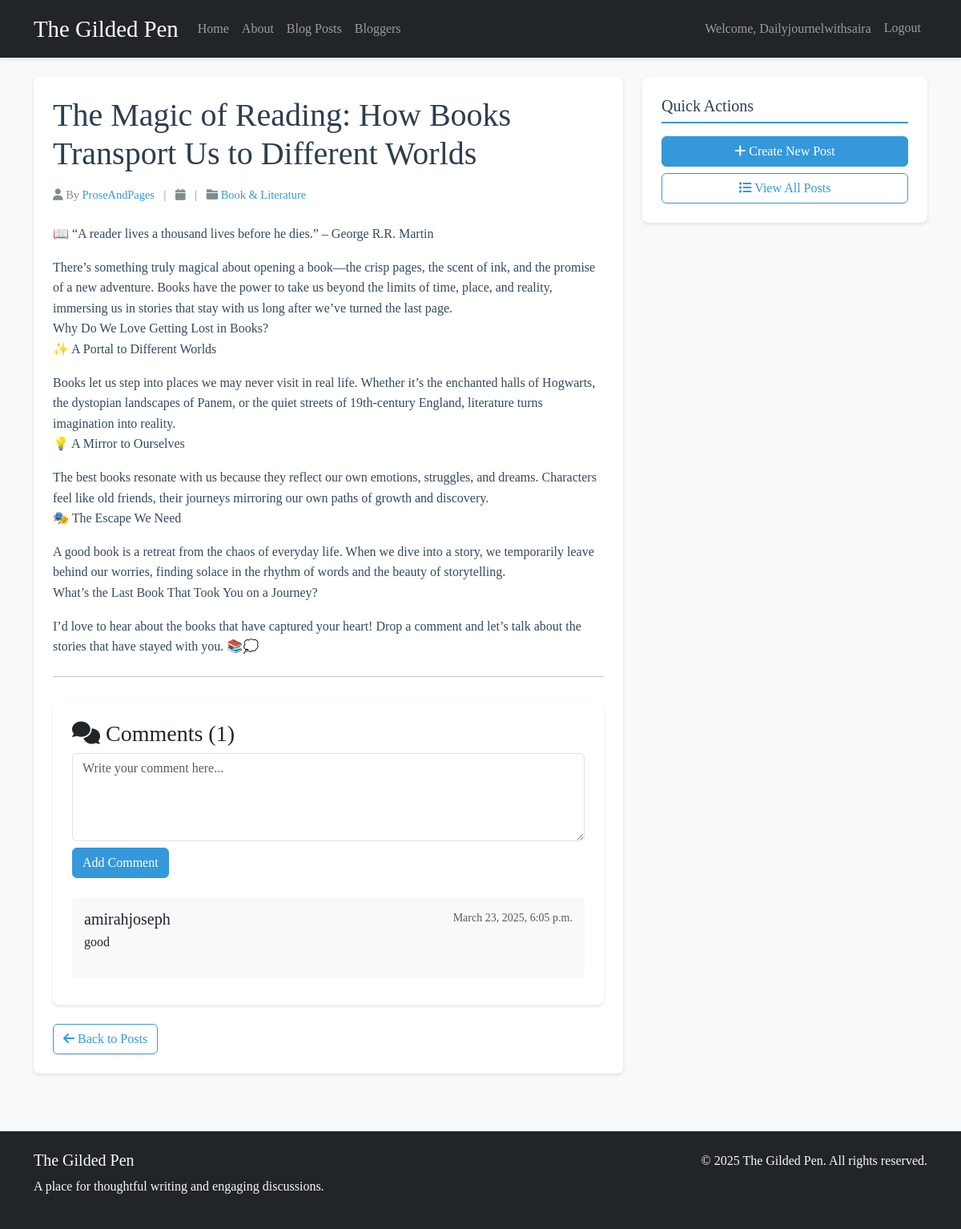
/post/the-magic-of-reading-how-books-transport-us-to-different-worlds/ (signed in), run on the app's committed database.
### blog/models.py (models this page shows, shortened)
class Post(models.Model):
    title = models.CharField(max_length=200)
    slug = models.SlugField(max_length=200, unique=True)
    author = models.ForeignKey(User, on_delete=models.CASCADE, related_name='blog_posts')
    content = models.TextField()
    created_date = models.DateTimeField(default=timezone.now)
    published_date = models.DateTimeField(blank=True, null=True)
    category = models.ForeignKey(Category, on_delete=models.SET_NULL, null=True, related_name='posts')
    tags = models.ManyToManyField(Tag, blank=True, related_name='posts')
    class Meta:
        ordering = ['-published_date']

class Category(models.Model):
    name = models.CharField(max_length=100, unique=True)
    slug = models.SlugField(max_length=100, unique=True)
    description = models.TextField(blank=True)
    class Meta:
        verbose_name_plural = "categories"

class Comment(models.Model):
    post = models.ForeignKey(Post, on_delete=models.CASCADE, related_name='comments')
    author = models.ForeignKey(User, on_delete=models.CASCADE)
    text = models.TextField()
    created_date = models.DateTimeField(default=timezone.now)
    class Meta:
        ordering = ['created_date']

### blog/views.py (the view)
# urls.py: path('post/<slug:slug>/', views.PostDetailView.as_view(), name='post_detail'),
class PostDetailView(LoginRequiredMixin, DetailView):
    model = Post
    template_name = 'blog/post_detail.html'
    context_object_name = 'post'
    login_url = 'login'
    redirect_field_name = 'next'
    def get_context_data(self, **kwargs):
        context = super().get_context_data(**kwargs)
        context['comments'] = self.object.comments.all()
        context['comment_form'] = CommentForm()
        return context

### blog/forms.py
class CommentForm(forms.ModelForm):
    class Meta:
        model = Comment
        fields = ['text']
        widgets = {
            'text': forms.Textarea(attrs={
                'class': 'form-control',
                'rows': 4,
                'placeholder': 'Write your comment here...'
            }),
        }
        labels = {
            'text': 'Comment'
        }

### blog/templates/blog/post_detail.html (shortened to what this page needs)
{% extends 'blog/base.html' %}
{% block content %}
<article class="post-card">
    <div class="d-flex justify-content-between align-items-start mb-3">
        <h1 class="post-title mb-0">{{ post.title }}</h1>
    </div>
    <div class="post-meta mb-4">
        <span><i class="fas fa-user"></i> By <a href="{% url 'blog:blogger_detail' post.author.username %}" class="text-decoration-none">{{ post.author.username }}</a></span>
        <span class="mx-2">|</span>
        <span><i class="fas fa-calendar"></i> {{ post.published_date|date:"F j, Y" }}</span>
        {% if post.category %}
            <span class="mx-2">|</span>
            <span><i class="fas fa-folder"></i> <a href="{% url 'blog:category_detail' post.category.slug %}" class="text-decoration-none">{{ post.category.name }}</a></span>
        {% endif %}
    </div>
    <div class="post-content mb-4">
        {{ post.content|linebreaks }}
    </div>
    <hr>
    <div class="comment-section post-card">
        <h3><i class="fas fa-comments"></i> Comments ({{ post.comments.count }})</h3>
        {% if user.is_authenticated %}
            <form method="post" action="{% url 'blog:add_comment' post.slug %}" class="mb-4">
                <div class="form-group">
                    {{ comment_form.text }}
                </div>
                <button type="submit" class="btn btn-primary mt-2">Add Comment</button>
            </form>
        {% else %}
            <div class="alert alert-info">
                Please <a href="{% url 'login' %}?next={{ request.path }}" class="alert-link">login</a> to add a comment.
            </div>
        {% endif %}
        {% if comments %}
            {% for comment in comments %}
                <div class="comment">
                    <div class="d-flex justify-content-between">
                        <h5 class="mb-1">{{ comment.author.username }}</h5>
                        <small class="text-muted">{{ comment.created_date|date:"F j, Y, P" }}</small>
                    </div>
                    <p class="mb-0">{{ comment.text|linebreaks }}</p>
                </div>
            {% endfor %}
        {% else %}
            <p>No comments yet. Be the first to comment!</p>
        {% endif %}
    </div>
    <div class="mt-4">
        <a href="{% url 'blog:post_list' %}" class="btn btn-outline-primary">
            <i class="fas fa-arrow-left"></i> Back to Posts
        </a>
    </div>
</article>
{% endblock %}

### blog/templates/blog/base.html (shortened to what this page needs)
<!DOCTYPE html>
<html lang="en">
<head>
    <link href="https://cdn.jsdelivr.net/npm/bootstrap@5.3.0/dist/css/bootstrap.min.css" rel="stylesheet">
    <link rel="stylesheet" href="https://cdnjs.cloudflare.com/ajax/libs/font-awesome/6.0.0/css/all.min.css">
</head>
<body>
    <nav class="navbar navbar-expand-lg navbar-dark bg-dark mb-4">
        <div class="container">
            <a class="navbar-brand" href="{% url 'blog:home' %}">The Gilded Pen</a>
            <div class="collapse navbar-collapse" id="navbarNav">
                <ul class="navbar-nav me-auto">
                    <li class="nav-item">
                        <a class="nav-link" href="{% url 'blog:home' %}">Home</a>
                    </li>
                    <li class="nav-item">
                        <a class="nav-link" href="{% url 'blog:index' %}">About</a>
                    </li>
                    <li class="nav-item">
                        <a class="nav-link" href="{% url 'blog:post_list' %}">Blog Posts</a>
                    </li>
                    <li class="nav-item">
                        <a class="nav-link" href="{% url 'blog:blogger_list' %}">Bloggers</a>
                    </li>
                </ul>
                <ul class="navbar-nav">
                    {% if user.is_authenticated %}
                        <li class="nav-item">
                            <span class="nav-link">Welcome, {{ user.username }}</span>
                        </li>
                        <li class="nav-item">
                            <form method="post" action="{% url 'logout' %}" class="d-inline">
                                <button type="submit" class="btn nav-link">Logout</button>
                            </form>
                        </li>
                    {% endif %}
                </ul>
            </div>
        </div>
    </nav>
    <div class="container mt-4">
        <div class="row">
            <div class="col-md-8">
                {% block content %}{% endblock %}
            </div>
            <div class="col-md-4">
                {% if user.is_authenticated %}
                    <div class="sidebar-widget post-card mb-4">
                        <h4 class="widget-title">Quick Actions</h4>
                        <div class="d-grid gap-2">
                            <a href="{% url 'blog:post_create' %}" class="btn btn-primary">
                                <i class="fas fa-plus"></i> Create New Post
                            </a>
                            <a href="{% url 'blog:post_list' %}" class="btn btn-outline-primary">
                                <i class="fas fa-list"></i> View All Posts
                            </a>
                        </div>
                    </div>
                {% endif %}
            </div>
        </div>
    </div>
    <footer class="bg-dark text-light mt-5">
        <div class="container py-4">
            <div class="row">
                <div class="col-md-6">
                    <h5>The Gilded Pen</h5>
                    <p>A place for thoughtful writing and engaging discussions.</p>
                </div>
                <div class="col-md-6 text-md-end">
                    <p>&copy; {% now "Y" %} The Gilded Pen. All rights reserved.</p>
                </div>
            </div>
        </div>
    </footer>
</body>
</html>

### blog/templates/blog/base.html (style rules this page uses)
body { font-family: 'Georgia', serif; line-height: 1.6; background-color: #f8f9fa; }
.navbar-brand { font-family: 'Playfair Display', serif; font-size: 1.8rem; }
.post-card { background-color: white; border-radius: 10px; box-shadow: 0 2px 4px rgba(0,0,0,0.1); margin-bottom: 20px; padding: 20px; }
.post-title { color: #2c3e50; font-family: 'Playfair Display', serif; }
.post-meta { color: #7f8c8d; font-size: 0.9rem; }
.comment-section { margin-top: 30px; }
.comment { background-color: #f8f9fa; padding: 15px; border-radius: 5px; margin-bottom: 10px; }
.post-card { background-color: #fff; border-radius: 8px; box-shadow: 0 2px 4px rgba(0, 0, 0, 0.1); padding: 1.5rem; margin-bottom: 1.5rem; }
.post-title { color: #2c3e50; margin-bottom: 1rem; }
.post-meta a { color: #3498db; }
.post-content { color: #34495e; line-height: 1.6; }
.sidebar-widget { margin-bottom: 2rem; }
.widget-title { color: #2c3e50; font-size: 1.25rem; margin-bottom: 1rem; padding-bottom: 0.5rem; border-bottom: 2px solid #3498db; }
.navbar { box-shadow: 0 2px 4px rgba(0, 0, 0, 0.1); }
.btn-primary { background-color: #3498db; border-color: #3498db; }
.btn-outline-primary { color: #3498db; border-color: #3498db; }

### data on the page
Post: title "The Magic of Reading: How Books Transport Us to Different Worlds", author.username "ProseAndPages", category.name "Book & Literature", content "📖 “A reader lives a thousand lives before he dies.” – George R.R. Martin There’s something truly magical about opening a book—the crisp pages, the scent of ink, and the promise of a new adventure. Books have the power to take us beyond the limits of time, place, and reality, immersing us in stories that stay with us long after we’ve turned the last page. Why Do We Love Getting Lost in Books? ✨ A Portal to Different Worlds Books let us step into places we may never visit in real life. Whether it’s the enchanted halls of Hogwarts, the dystopian landscapes of Panem, or the quiet streets of 19th-century England, literature turns imagination into reality. 💡 A Mirror to Ourselves The best books…", comments.count "1"
Comment: author.username "amirahjoseph", created_date "March 23, 2025, 6:05 p.m.", text "good"

### other printed values
{{ user.username }} "Dailyjournelwithsaira"
